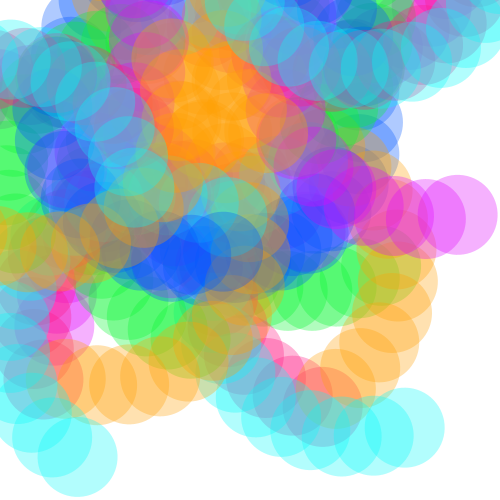
Frame 1 (no input)
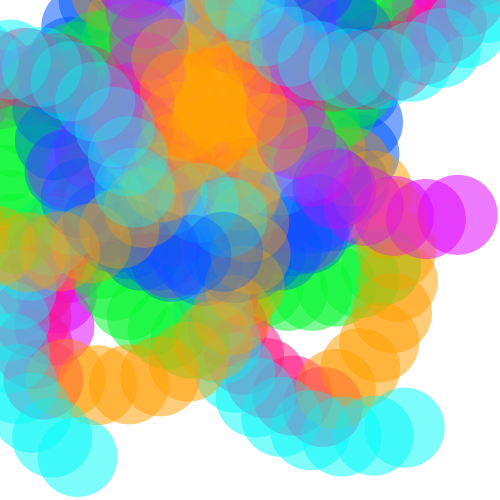
Frame 2 (the mouse pressed at the canvas centre, redrawn once)

The Processing sketch that drew these frames (run headless with seeded random() and noise(); the mouse was pressed at the canvas centre and the sketch redrawn once):

// Processing sketch: processing_82959
// ── processing_82959.pde

void setup()
{
  //SIZE
  //La taille en pixel du papier de la fenêtre est largeur= 220 hauteur= 200
  size(500,500);
  
  smooth();
 
  //BACKGROUND
  //Peindre le fond de notre fenetre 
  background(255);
 
}

void draw()
{

  //Dessiné une forme
  noStroke();
  fill(5,247,47,80);
  translate(300, 150);
  for(int i=0; i<360;i+=30){
    rotate(radians(10));
  ellipse(100,100,80,80);}
 
  //Dessiné une forme
  noStroke();
  fill(223,5,252,80);
  translate(200,5);
  for(int i=0; i<360;i+=30){
    rotate(radians(13));
  ellipse(100,100,80,80);}
 
 
 //Dessiné une forme
  noStroke();
  fill(0,87,255,80);
  translate(200,5);
  for(int i=0; i<300;i+=30){
    rotate(radians(13));
  ellipse(100,100,80,80);}
  
  //Dessiné une forme
  noStroke();
  fill(255,23,132,80);
  translate(200,5);
  for(int i=0; i<300;i+=30){
    rotate(radians(13));
  ellipse(100,100,80,80);}
  
    //Dessiné une forme
  noStroke();
  fill(255,159,3,80);
  translate(100,5);
  for(int i=0; i<300;i+=20){
    rotate(radians(13));
  ellipse(100,100,80,80);}
  
    //Dessiné une forme
  noStroke();
  fill(8,250,248,80);
  translate(100,5);
  for(int i=0; i<300;i+=20){
    rotate(radians(13));
  ellipse(100,100,80,80);}
  
    //Dessiné une forme
  noStroke();
  fill(5,247,47,80);
  translate(300, 150);
  for(int i=0; i<360;i+=30){
    rotate(radians(10));
  ellipse(100,100,80,80);}
 
  //Dessiné une forme
  noStroke();
  fill(223,5,252,80);
  translate(200,5);
  for(int i=0; i<360;i+=30){
    rotate(radians(13));
  ellipse(100,100,80,80);}
 
 
 //Dessiné une forme
  noStroke();
  fill(0,87,255,80);
  translate(200,5);
  for(int i=0; i<300;i+=30){
    rotate(radians(13));
  ellipse(100,100,80,80);}
  
  //Dessiné une forme
  noStroke();
  fill(255,23,132,80);
  translate(200,5);
  for(int i=0; i<300;i+=30){
    rotate(radians(13));
  ellipse(100,100,80,80);}
  
    //Dessiné une forme
  noStroke();
  fill(255,159,3,80);
  translate(100,5);
  for(int i=0; i<300;i+=20){
    rotate(radians(13));
  ellipse(100,100,80,80);}
  
    //Dessiné une forme
  noStroke();
  fill(8,250,248,80);
  translate(100,5);
  for(int i=0; i<300;i+=20){
    rotate(radians(13));
  ellipse(100,100,80,80);}
  
    //Dessiné une forme
  noStroke();
  fill(5,247,47,80);
  translate(300, 150);
  for(int i=0; i<360;i+=30){
    rotate(radians(10));
  ellipse(100,100,80,80);}
 
  //Dessiné une forme
  noStroke();
  fill(223,5,252,80);
  translate(200,5);
  for(int i=0; i<360;i+=30){
    rotate(radians(13));
  ellipse(100,100,80,80);}
 
 
 //Dessiné une forme
  noStroke();
  fill(0,87,255,80);
  translate(200,5);
  for(int i=0; i<300;i+=30){
    rotate(radians(13));
  ellipse(100,100,80,80);}
  
  //Dessiné une forme
  noStroke();
  fill(255,23,132,80);
  translate(200,5);
  for(int i=0; i<300;i+=30){
    rotate(radians(13));
  ellipse(100,100,80,80);}
  
    //Dessiné une forme
  noStroke();
  fill(255,159,3,80);
  translate(100,5);
  for(int i=0; i<300;i+=20){
    rotate(radians(13));
  ellipse(100,100,80,80);}
  
    //Dessiné une forme
  noStroke();
  fill(8,250,248,80);
  translate(100,5);
  for(int i=0; i<300;i+=20){
    rotate(radians(13));
  ellipse(100,100,80,80);}
  
    //Dessiné une forme
  noStroke();
  fill(5,247,47,80);
  translate(300, 150);
  for(int i=0; i<360;i+=30){
    rotate(radians(10));
  ellipse(100,100,80,80);}
 
  //Dessiné une forme
  noStroke();
  fill(223,5,252,80);
  translate(200,5);
  for(int i=0; i<360;i+=30){
    rotate(radians(13));
  ellipse(100,100,80,80);}
 
 
 //Dessiné une forme
  noStroke();
  fill(0,87,255,80);
  translate(200,5);
  for(int i=0; i<300;i+=30){
    rotate(radians(13));
  ellipse(100,100,80,80);}
  
  //Dessiné une forme
  noStroke();
  fill(255,23,132,80);
  translate(200,5);
  for(int i=0; i<300;i+=30){
    rotate(radians(13));
  ellipse(100,100,80,80);}
  
    //Dessiné une forme
  noStroke();
  fill(255,159,3,80);
  translate(100,5);
  for(int i=0; i<300;i+=20){
    rotate(radians(13));
  ellipse(100,100,80,80);}
  
    //Dessiné une forme
  noStroke();
  fill(8,250,248,80);
  translate(100,5);
  for(int i=0; i<300;i+=20){
    rotate(radians(13));
  ellipse(100,100,80,80);}
  
    //Dessiné une forme
  noStroke();
  fill(5,247,47,80);
  translate(300, 150);
  for(int i=0; i<360;i+=30){
    rotate(radians(10));
  ellipse(100,100,80,80);}
 
  //Dessiné une forme
  noStroke();
  fill(223,5,252,80);
  translate(200,5);
  for(int i=0; i<360;i+=30){
    rotate(radians(13));
  ellipse(100,100,80,80);}
 
 
 //Dessiné une forme
  noStroke();
  fill(0,87,255,80);
  translate(200,5);
  for(int i=0; i<300;i+=30){
    rotate(radians(13));
  ellipse(100,100,80,80);}
  
  //Dessiné une forme
  noStroke();
  fill(255,23,132,80);
  translate(200,5);
  for(int i=0; i<300;i+=30){
    rotate(radians(13));
  ellipse(100,100,80,80);}
  
    //Dessiné une forme
  noStroke();
  fill(255,159,3,80);
  translate(100,5);
  for(int i=0; i<300;i+=20){
    rotate(radians(13));
  ellipse(100,100,80,80);}
  
    //Dessiné une forme
  noStroke();
  fill(8,250,248,80);
  translate(100,5);
  for(int i=0; i<300;i+=20){
    rotate(radians(13));
  ellipse(100,100,80,80);}

  noLoop();

}
